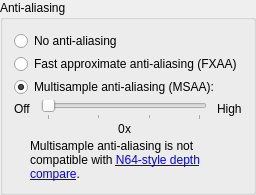
            <widget class="QGroupBox" name="antiAliasingGroupBox">
             <property name="title">
              <string>Anti-aliasing</string>
             </property>
             <layout class="QVBoxLayout" name="verticalLayout_25">
              <property name="spacing">
               <number>18</number>
              </property>
              <item>
               <widget class="QFrame" name="aliasingFrame">
                <property name="toolTip">
                 <string>&lt;html&gt;&lt;head/&gt;&lt;body&gt;&lt;p&gt;GLideN64 offers two methods to smooth jagged polygons:&lt;/p&gt;&lt;p&gt;&lt;span style=&quot; font-weight:600;&quot;&gt;Fast approximate anti-aliasing (FXAA)&lt;/span&gt;: FXAA is a post-processing filter that can provide a decent result, but as good as MSAA. The main reason to use FXAA is to use with &lt;span style=&quot; font-weight:600;&quot;&gt;N64-style depth compare&lt;/span&gt;. FXAA adds some blurriness to the output image, causing some textures like text to possibly look worse.&lt;/p&gt;&lt;p&gt;&lt;span style=&quot; font-weight:600;&quot;&gt;Multisample anti-aliasing (MSAA)&lt;/span&gt;: MSAA is a standard anti-aliasing technique used in computer graphics to improve image quality. Most modern GPUs support 2, 4, 8, and 16 samples. More samples mean better quality, but are slower. There are two downsides: it's incompatible with &lt;span style=&quot; font-weight:600;&quot;&gt;N64-style depth compare&lt;/span&gt; and may cause minor glitches in some games.&lt;/p&gt;&lt;p&gt;Recommendation: [&lt;span style=&quot; font-style:italic;&quot;&gt;Usually 16x MSAA, or FXAA with N64-style depth compare&lt;/span&gt;]&lt;/p&gt;&lt;/body&gt;&lt;/html&gt;</string>
                </property>
                <layout class="QVBoxLayout" name="verticalLayout_54">
                 <property name="spacing">
                  <number>3</number>
                 </property>
                 <property name="leftMargin">
                  <number>0</number>
                 </property>
                 <property name="topMargin">
                  <number>0</number>
                 </property>
                 <property name="rightMargin">
                  <number>0</number>
                 </property>
                 <property name="bottomMargin">
                  <number>0</number>
                 </property>
                 <item>
                  <widget class="QRadioButton" name="noaaRadioButton">
                   <property name="text">
                    <string>No anti-aliasing</string>
                   </property>
                  </widget>
                 </item>
                 <item>
                  <widget class="QRadioButton" name="fxaaRadioButton">
                   <property name="text">
                    <string>Fast approximate anti-aliasing (FXAA)</string>
                   </property>
                  </widget>
                 </item>
                 <item>
                  <widget class="QRadioButton" name="msaaRadioButton">
                   <property name="text">
                    <string>Multisample anti-aliasing (MSAA):</string>
                   </property>
                   <property name="checked">
                    <bool>true</bool>
                   </property>
                  </widget>
                 </item>
                 <item>
                  <widget class="QFrame" name="aliasingSliderFrame">
                   <layout class="QHBoxLayout" name="horizontalLayout_5">
                    <property name="spacing">
                     <number>10</number>
                    </property>
                    <property name="leftMargin">
                     <number>0</number>
                    </property>
                    <property name="topMargin">
                     <number>0</number>
                    </property>
                    <property name="rightMargin">
                     <number>0</number>
                    </property>
                    <property name="bottomMargin">
                     <number>0</number>
                    </property>
                    <item>
                     <layout class="QHBoxLayout" name="horizontalLayout_31">
                      <property name="topMargin">
                       <number>2</number>
                      </property>
                      <item alignment="Qt::AlignTop">
                       <widget class="QLabel" name="aliasingOffLabel">
                        <property name="text">
                         <string>Off</string>
                        </property>
                       </widget>
                      </item>
                     </layout>
                    </item>
                    <item>
                     <layout class="QVBoxLayout" name="verticalLayout_44">
                      <property name="spacing">
                       <number>2</number>
                      </property>
                      <item>
                       <widget class="QSlider" name="aliasingSlider">
                        <property name="maximum">
                         <number>3</number>
                        </property>
                        <property name="singleStep">
                         <number>1</number>
                        </property>
                        <property name="pageStep">
                         <number>1</number>
                        </property>
                        <property name="orientation">
                         <enum>Qt::Horizontal</enum>
                        </property>
                        <property name="tickPosition">
                         <enum>QSlider::TicksBelow</enum>
                        </property>
                        <property name="tickInterval">
                         <number>1</number>
                        </property>
                       </widget>
                      </item>
                      <item>
                       <layout class="QHBoxLayout" name="horizontalLayout_3">
                        <property name="spacing">
                         <number>0</number>
                        </property>
                        <item>
                         <spacer name="horizontalSpacer">
                          <property name="orientation">
                           <enum>Qt::Horizontal</enum>
                          </property>
                          <property name="sizeType">
                           <enum>QSizePolicy::MinimumExpanding</enum>
                          </property>
                          <property name="sizeHint" stdset="0">
                           <size>
                            <width>0</width>
                            <height>0</height>
                           </size>
                          </property>
                         </spacer>
                        </item>
                        <item>
                         <widget class="QLabel" name="aliasingLabelVal">
                          <property name="sizePolicy">
                           <sizepolicy hsizetype="Fixed" vsizetype="Preferred">
                            <horstretch>0</horstretch>
                            <verstretch>0</verstretch>
                           </sizepolicy>
                          </property>
                          <property name="text">
                           <string notr="true">0</string>
                          </property>
                         </widget>
                        </item>
                        <item>
                         <widget class="QLabel" name="aliasingXLabel">
                          <property name="sizePolicy">
                           <sizepolicy hsizetype="Fixed" vsizetype="Preferred">
                            <horstretch>0</horstretch>
                            <verstretch>0</verstretch>
                           </sizepolicy>
                          </property>
                          <property name="text">
                           <string notr="true">x</string>
                          </property>
                         </widget>
                        </item>
                        <item>
                         <spacer name="horizontalSpacer_2">
                          <property name="orientation">
                           <enum>Qt::Horizontal</enum>
                          </property>
                          <property name="sizeType">
                           <enum>QSizePolicy::MinimumExpanding</enum>
                          </property>
                          <property name="sizeHint" stdset="0">
                           <size>
                            <width>0</width>
                            <height>0</height>
                           </size>
                          </property>
                         </spacer>
                        </item>
                       </layout>
                      </item>
                     </layout>
                    </item>
                    <item>
                     <layout class="QHBoxLayout" name="horizontalLayout_32">
                      <property name="topMargin">
                       <number>2</number>
                      </property>
                      <item alignment="Qt::AlignTop">
                       <widget class="QLabel" name="aliasingHighLabel">
                        <property name="text">
                         <string extracomment="The highest of a set of numbers">High</string>
                        </property>
                       </widget>
                      </item>
                     </layout>
                    </item>
                   </layout>
                  </widget>
                 </item>
                 <item>
                  <widget class="QFrame" name="aliasingWarningFrame">
                   <layout class="QHBoxLayout" name="horizontalLayout_19">
                    <property name="spacing">
                     <number>9</number>
                    </property>
                    <property name="leftMargin">
                     <number>0</number>
                    </property>
                    <property name="topMargin">
                     <number>0</number>
                    </property>
                    <property name="rightMargin">
                     <number>0</number>
                    </property>
                    <property name="bottomMargin">
                     <number>0</number>
                    </property>
                    <item>
                     <widget class="QLabel" name="aliasingWarningIcon">
                      <property name="sizePolicy">
                       <sizepolicy hsizetype="Fixed" vsizetype="Preferred">
                        <horstretch>0</horstretch>
                        <verstretch>0</verstretch>
                       </sizepolicy>
                      </property>
                      <property name="pixmap">
                       <pixmap resource="icon.qrc">:/Info.ico</pixmap>
                      </property>
                     </widget>
                    </item>
                    <item>
                     <widget class="QLabel" name="aliasingWarningLabel">
                      <property name="text">
                       <string>Multisample anti-aliasing is not compatible with &lt;a href=&quot;#n64DepthCompare&quot;&gt;N64-style depth compare&lt;/a&gt;.</string>
                      </property>
                      <property name="wordWrap">
                       <bool>true</bool>
                      </property>
                      <property name="textInteractionFlags">
                       <set>Qt::LinksAccessibleByKeyboard|Qt::LinksAccessibleByMouse</set>
                      </property>
                     </widget>
                    </item>
                   </layout>
                  </widget>
                 </item>
                </layout>
               </widget>
              </item>
             </layout>
            </widget>
